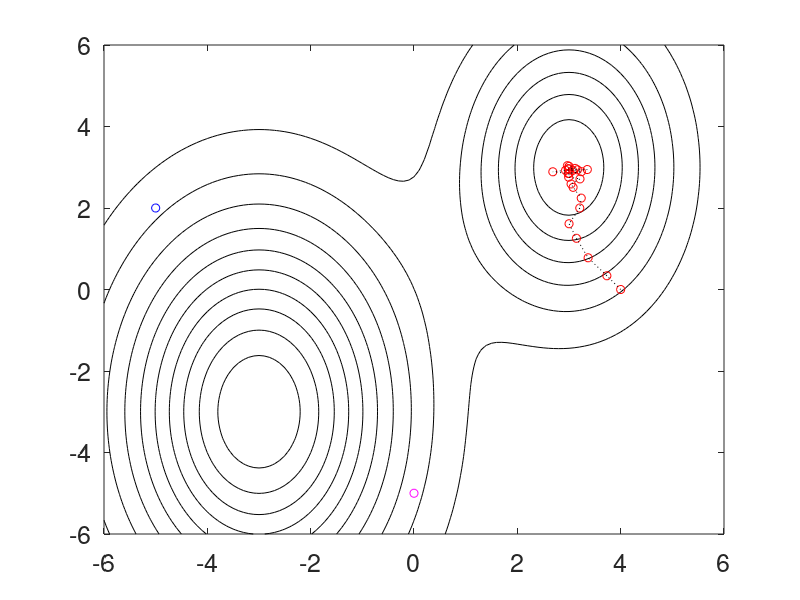
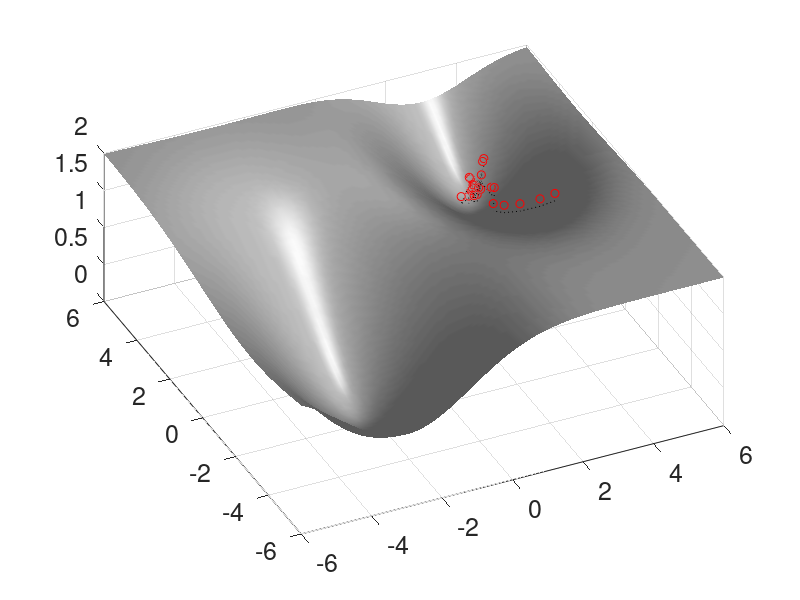

MATLAB code to generate these figures, in order:
clear all; close all; clc

h=0.1; x=-6:h:6; y=-6:h:6; n=length(x);
[X,Y]=meshgrid(x,y); clear x, clear y

F1=1.5-1.6*exp(-0.05*(3*(X+3).^2+(Y+3).^2));
F=F1 + (0.5-exp(-0.1*(3*(X-3).^2+(Y-3).^2)));
[dFx,dFy]=gradient(F,h,h);
 
x0=[4  0 -5]; y0=[0 -5  2]; col=['ro','bo','mo'];
for jj=1:3    
  q=randperm(n); i1=sort(q(1:10));
  q2=randperm(n); i2=sort(q2(1:10));
  x(1)=x0(jj); y(1)=y0(jj);
  f(1)=interp2(X(i1,i2),Y(i1,i2),F(i1,i2),x(1),y(1));
  dfx=interp2(X(i1,i2),Y(i1,i2),dFx(i1,i2),x(1),y(1));
  dfy=interp2(X(i1,i2),Y(i1,i2),dFy(i1,i2),x(1),y(1));
    
  tau=2;
  for j=1:50
    x(j+1)=x(j)-tau*dfx; % update x, y, and f
    y(j+1)=y(j)-tau*dfy;
    q=randperm(n); i1=sort(q(1:10));
    q2=randperm(n); i2=sort(q2(1:10));
    f(j+1)=interp2(X(i1,i2),Y(i1,i2),F(i1,i2),x(j+1),y(j+1));
    dfx=interp2(X(i1,i2),Y(i1,i2),dFx(i1,i2),x(j+1),y(j+1));
    dfy=interp2(X(i1,i2),Y(i1,i2),dFy(i1,i2),x(j+1),y(j+1));
    if abs(f(j+1)-f(j))<10^(-6) % check convergence
        break
    end
  end    
  if jj==1; x1=x; y1=y; f1=f; end
  if jj==2; x2=x; y2=y; f2=f; end
  if jj==3; x3=x; y3=y; f3=f; end
  clear x, clear y, clear f
end

figure(1)
contour(X,Y,F-1,10), colormap([0 0 0]), hold on
plot(x1,y1,'ro',x1,y1,'k:',x2,y2,'mo',x2,y2,'k:',x3,y3,'bo',x3,y3,'k:','Linewidth',[2])
set(gca,'Fontsize',[18])

figure(2)
surfl(X,Y,F), shading interp, colormap(gray), hold on
plot3(x1,y1,f1+.1,'ro',x1,y1,f1,'k:',x2,y2,f2+0.1,'mo',x2,y2,f2,'k:',x3,y3,f3+0.1,'bo',x3,y3,f3,'k:','Linewidth',[2])
set(gca,'Fontsize',[18])
axis([-6 6 -6 6]), view(-25,60)


